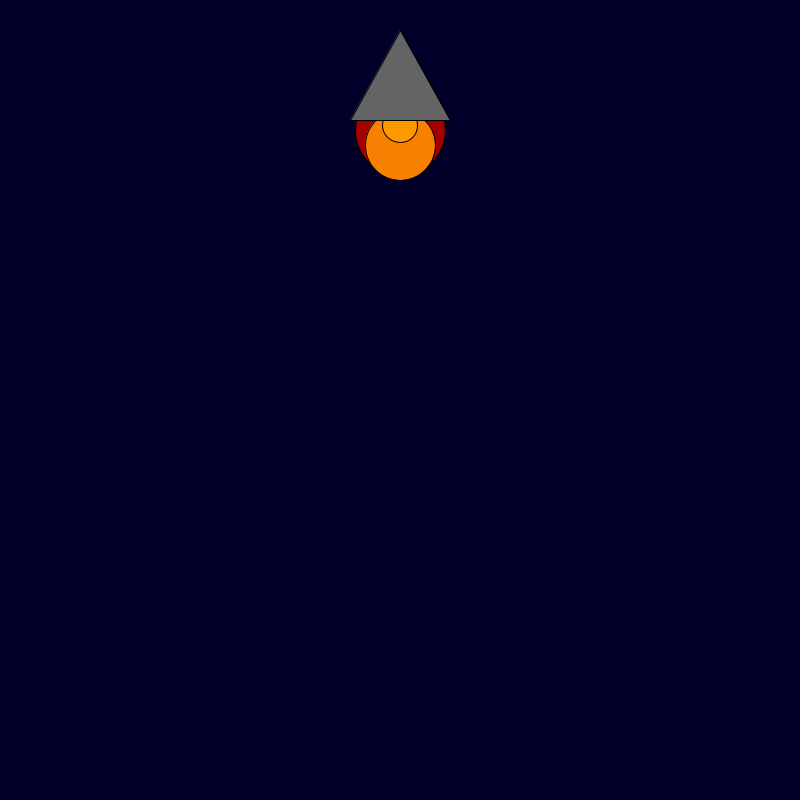
Frame 1 (no input)
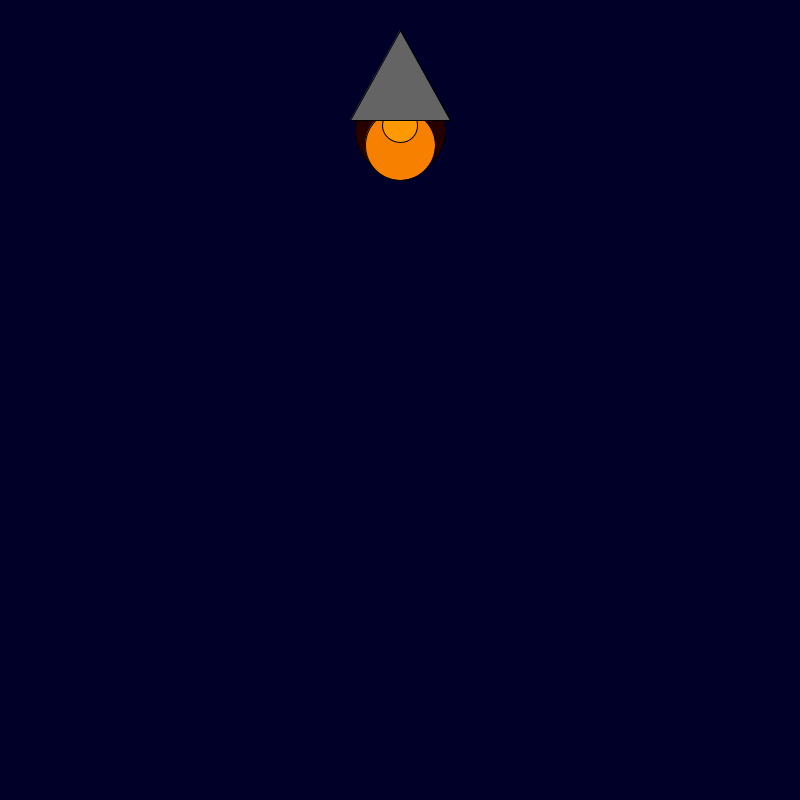
Frame 60 (the mouse pressed at the canvas centre just before this capture)
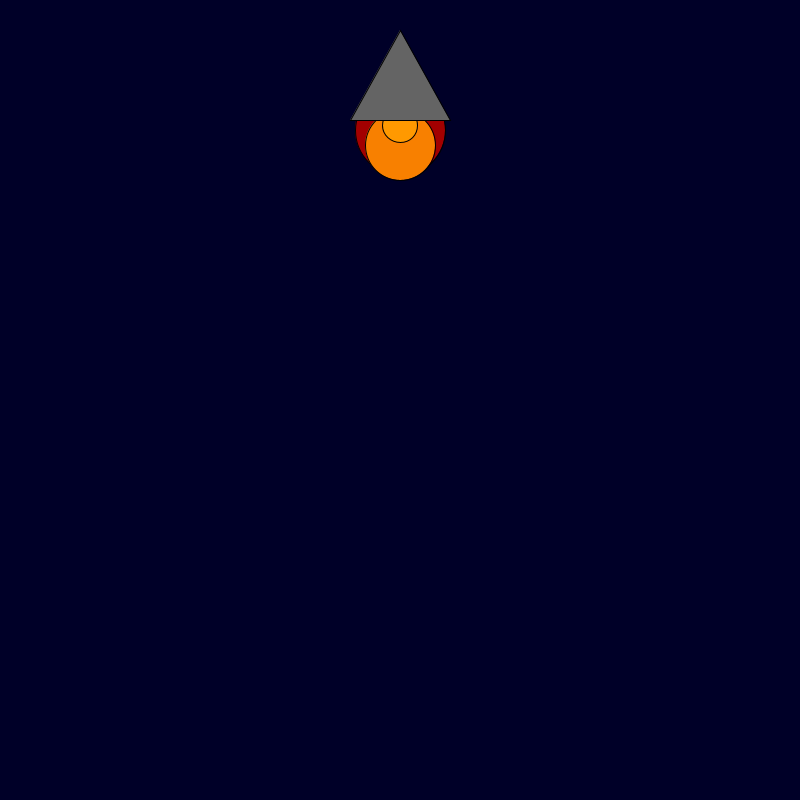
Frame 120 (the mouse held since frame 60 and released just before this capture)

The Processing sketch that drew these frames (run headless with seeded random() and noise(); from frame 60 on, the mouse is pressed at the canvas centre):

// Processing sketch: rocket_ship
// ── rocket_ship.pde
int x = 400; 
int y = 600; 

void setup() {
    size(800, 800);
    
}

void draw() {
    background(0, 0, 40); 
      fill(random(255), 0, 0);
      ellipse(x, 130, 90, 90);
      fill(248, 128, 0);
      ellipse(x, 145, 70, 70);
      fill(255, 153, 0);
      ellipse(x, 125, 35, 35);
      fill(100, 100, 100);
      triangle(x, 30, x + 50, 120, x - 50, 120);
    

}
